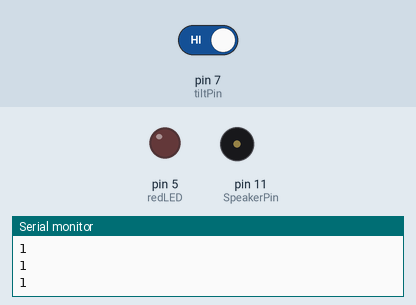
A sketch run on a simulated Arduino Uno, built with avr-gcc and run on an emulated ATmega328P. Parts: output pins drawn as LEDs (lit = HIGH), buzzer (waves = sounding), the last lines printed to the serial monitor. The test bench sets the inputs (shaded band); at power-on: pin 7 (tiltPin) HIGH.

Above: at 1.2 s.
1.3 s: pin 7 (tiltPin) driven LOW
At 1.7 s:
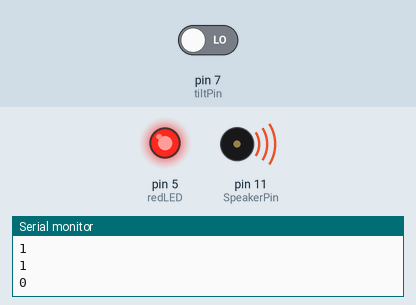
Timing chart, 0 to 4.3 s (numbered marks = the images above; inputs shaded):
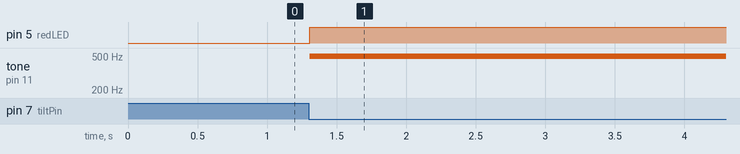

Measured:
- after the input at 1.3 s, pin 5 (redLED): LOW → HIGH at once; tone on pin 11 (SpeakerPin): silent → 494 Hz at once

The sketch:

tilt.ino
```cpp
/*
 *  Michael Amoah
 *  ECE484 Chip Interface Project
 *  Tilt Switch
 *  tilt.ino - Test on Arduino IDE
 */

int tiltPin=7;
int tiltVal;
const int SpeakerPin = 11;
int redLED=5;

void setup() {
  // put your setup code here, to run once:
pinMode(tiltPin,INPUT);
pinMode(redLED,OUTPUT);
digitalWrite(tiltPin,HIGH);
Serial.begin(9600);
}

void loop() {
  // put your main code here, to run repeatedly:
tiltVal=digitalRead(tiltPin);
Serial.println(tiltVal);
if (tiltVal==0){
  digitalWrite(redLED,HIGH);
  tone(SpeakerPin, 494, 500);
  delay(500);
}
else { // (tiltVal==1)
  digitalWrite(redLED,LOW);

}
}
```

tilt.c
```cpp
/*
 * Michael Amoah
 * ECE484 Chip Interface Project
 * Tilt Switch
 * tilt.c
 */

#include <avr/io.h>
#include <util/delay.h>

/* C Prototypes of functions */
short is_tilted(int pin_number);

int main (void)
{

	DDRD |= _BV(DDD5);	// Set LED pin 5 to output mode
	DDRD &= ~_BV(DDD7);	// Set tilt switch pin 7
	PORTD |= _BV(DDD7);
	DDRB |= _BV(DDB3);	// Set buzzer pin 11 to output mode

	while(1)
	{
		if (is_tilted(PD7))
		{
			PORTD &= ~_BV(PORTD5);          // Keep LED OFF
			PORTB &= ~_BV(PORTB3);          // Keep Buzz OFF
		}
		else {
			PORTD |= _BV(PORTD5);                // Turn LED ON
			PORTB |= _BV(PORTB3);                // Play Buzzer
		}
	}

}


/*
 *  Here is a function you can use to simply use the tilt switch
 *  The is_tilted function checks when the tilt switch is tilted
 *  If tilted ON else OFF
 */
short is_tilted(int pin_number)
{
	short tilted;
	if (PIND & (1 << pin_number))
	{
		tilted = 1;
	}
	else
	{
		tilted = 0;
	}

	return tilted;
}
```
